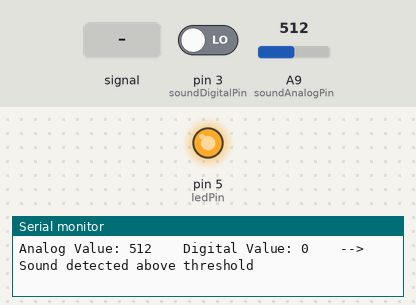
The sketch below on a simulated Arduino Mega 2560, built with avr-gcc and run on an emulated ATmega2560. Shown: output pins drawn as LEDs (lit = HIGH), the last lines printed to the serial monitor. Dashed ring = blinking. The inputs (shaded band) are chosen by the test bench; at power-on: A9 (soundAnalogPin) = 512, pin 3 (soundDigitalPin) LOW.

Above: at 1.2 s.
1.3 s: A9 (soundAnalogPin) fed a 200 Hz sine of ±460 counts around its level
At 3.94 s:
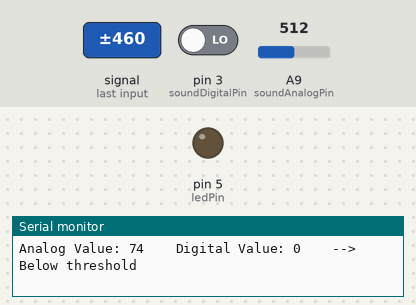
4.3 s: A9 (soundAnalogPin) set to 716
At 5.3 s:
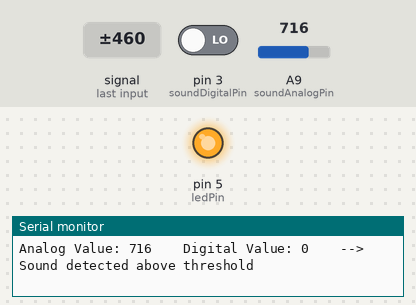
5.8 s: A9 (soundAnalogPin) set to 188
7.3 s: A9 (soundAnalogPin) set to 171
At 8.0 s:
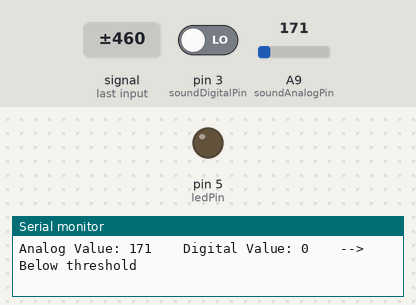
8.8 s: A9 (soundAnalogPin) fed a 200 Hz sine of ±81 counts around its level
At 9.04 s:
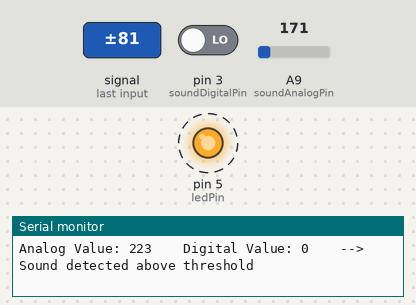
Timing chart, 0 to 12.8 s (numbered marks = the images above; inputs shaded):
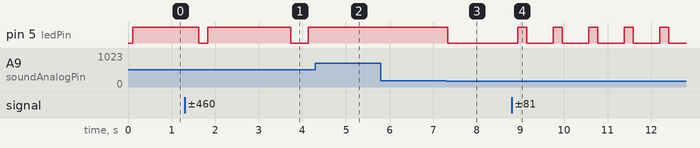

Measured:
- the behaviour switches between 181 and 180 on A9 (soundAnalogPin) (found by bisection; images 2 and 3)
- after the input at 1.3 s, pin 5 (ledPin): HIGH → LOW after 0.32 s, → HIGH 0.20 s later, → LOW 1.9 s later, → HIGH 0.40 s later
- after the input at 4.3 s, pin 5 (ledPin): stays HIGH (without the input it goes to LOW after 1.3 s)
- after the input at 7.3 s, pin 5 (ledPin): HIGH → LOW at once
- after the input at 8.8 s, pin 5 (ledPin): alternates HIGH for 0.21 s and LOW for 0.60 s, starting after 0.14 s

The sketch:

sound_test.ino
```cpp
// Sound sensor test script
// Wiring:
// VCC -> 5V
// GND -> GND
// AO  -> A0
// DO  -> D2

const int soundAnalogPin = A9;   // Analog output from sensor
const int soundDigitalPin = 3;   // Digital output from sensor
const int ledPin = 5;           // Built-in LED on most Arduino boards

void setup() {
  Serial.begin(9600);

  pinMode(soundDigitalPin, INPUT);
  pinMode(ledPin, OUTPUT);

  Serial.println("Sound sensor test starting...");
  Serial.println("Make noise near the sensor and watch the values.");
  Serial.println("-----------------------------------------------");
}

void loop() {
  // Read sensor values
  int analogValue = analogRead(soundAnalogPin);
  int digitalValue = digitalRead(soundDigitalPin);

  // Print values to Serial Monitor
  Serial.print("Analog Value: ");
  Serial.print(analogValue);
  Serial.print("    Digital Value: ");
  Serial.print(digitalValue);

  // LED indication based on digital output
  if (analogValue > 180) {
    digitalWrite(ledPin, HIGH);
    Serial.print("    --> Sound detected above threshold");
  } else {
    digitalWrite(ledPin, LOW);
    Serial.print("    --> Below threshold");
  }

  Serial.println();

  delay(200);
}
```
